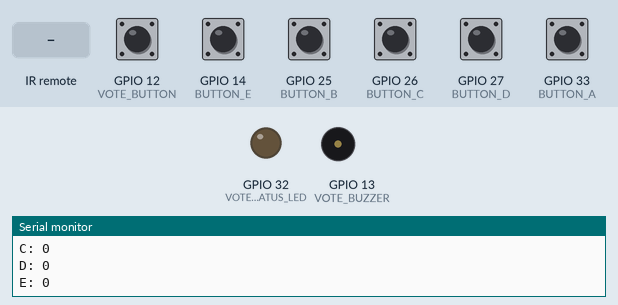
The sketch below on a simulated ESP8266 (NodeMCU). Shown: output pins drawn as LEDs (lit = HIGH), buzzer (waves = sounding, pin HIGH), the last lines printed to the serial monitor. The test bench sets the inputs (shaded band); at power-on: GPIO 12 (VOTE_BUTTON), GPIO 14 (BUTTON_E), GPIO 25 (BUTTON_B), GPIO 26 (BUTTON_C), GPIO 27 (BUTTON_D), GPIO 33 (BUTTON_A) HIGH. WiFi joins after 1.5 s; servers stay silent unless stated; the Firebase database answers and starts empty.

Above: at 3.4 s.
3.5 s: GPIO 12 (VOTE_BUTTON) pulled LOW for 0.15 s
At 4.6 s:
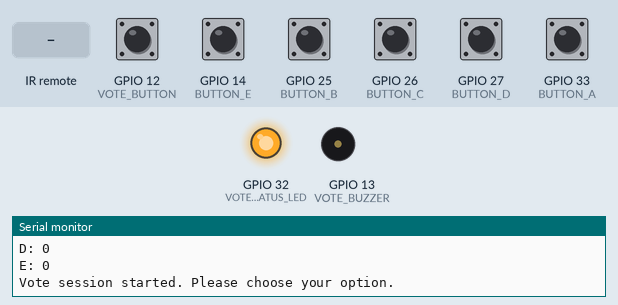
5.3 s: GPIO 14 (BUTTON_E) pulled LOW for 0.15 s
At 5.6 s:
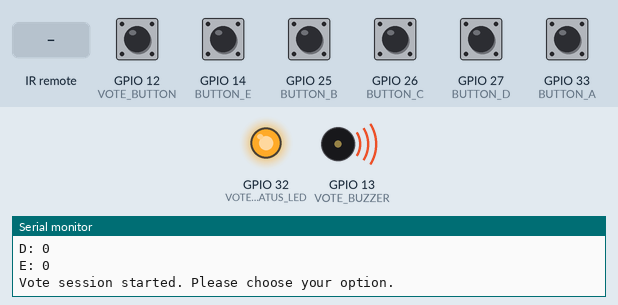
7.4 s: infrared code 0xFF30CF received
At 8.6 s:
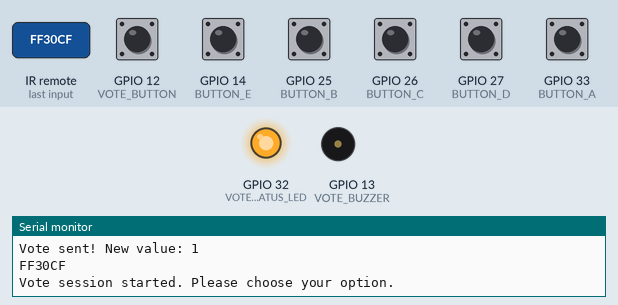
8.9 s: GPIO 25 (BUTTON_B) pulled LOW for 0.15 s
At 10.2 s:
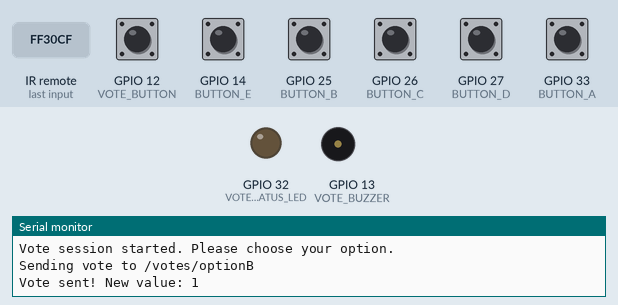
10.8 s: GPIO 12 (VOTE_BUTTON) pulled LOW for 1 s
At 12.5 s:
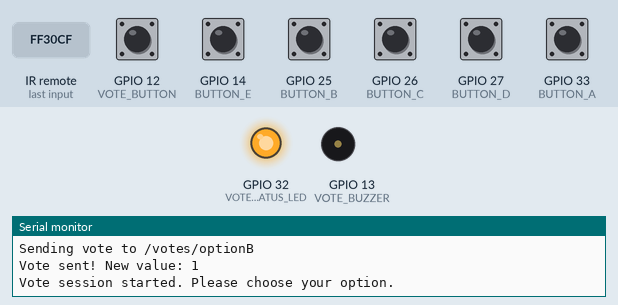
13.3 s: GPIO 26 (BUTTON_C) pulled LOW for 0.15 s
At 14.7 s:
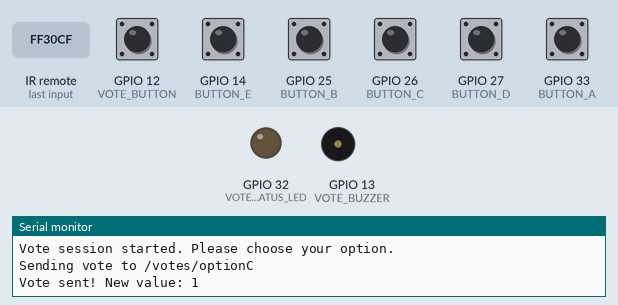
Timing chart, 0 to 16.2 s (numbered marks = the images above; inputs shaded):
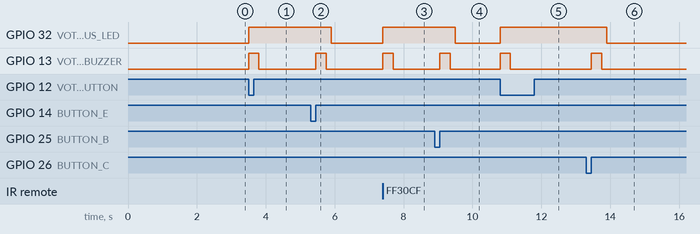

The sketch:

ESP32_Voting_Machine.ino
```cpp
#include <WiFi.h>
#include <FirebaseESP32.h>
#include <IRremoteESP8266.h>
#include <IRrecv.h>

// Wi-Fi credentials
#define WIFI_SSID "senior wing #2"
#define WIFI_PASSWORD "atl@2022"

// #define WIFI_SSID "ZTE-cz9JjE"
// #define WIFI_PASSWORD "pgh3pt6r"

// Firebase config
#define FIREBASE_HOST "esp32-cam-python-default-rtdb.firebaseio.com/"
#define FIREBASE_AUTH "jd04MpCh5jRrlrIfuI3LFVqgffengJMvIU4Ryynb"

// Button GPIOs
#define BUTTON_A 33
#define BUTTON_B 25
#define BUTTON_C 26
#define BUTTON_D 27
#define BUTTON_E 14
#define VOTE_BUTTON 12

// Feedback
#define VOTE_BUZZER 13
#define VOTE_STATUS_LED 32  // Voting status LED

IRrecv irrecv(35);
decode_results results;

// Vote counts
int voteA = 0, voteB = 0, voteC = 0, voteD = 0, voteE = 0;

// Voting control flag
bool canVote = false;

FirebaseData firebaseData;

void setup() {
  Serial.begin(115200);

  // Setup pins
  irrecv.enableIRIn();
  pinMode(BUTTON_A, INPUT_PULLUP);
  pinMode(BUTTON_B, INPUT_PULLUP);
  pinMode(BUTTON_C, INPUT_PULLUP);
  pinMode(BUTTON_D, INPUT_PULLUP);
  pinMode(BUTTON_E, INPUT_PULLUP);
  pinMode(VOTE_BUTTON, INPUT_PULLUP);
  pinMode(VOTE_BUZZER, OUTPUT);
  pinMode(VOTE_STATUS_LED, OUTPUT);
  digitalWrite(VOTE_STATUS_LED, LOW);  // LED off initially

  // WiFi
  WiFi.begin(WIFI_SSID, WIFI_PASSWORD);
  Serial.print("Connecting to Wi-Fi");
  while (WiFi.status() != WL_CONNECTED) {
    Serial.print(".");
    delay(300);
  }
  Serial.println("\nConnected to Wi-Fi!");

  // Firebase
  Firebase.begin(FIREBASE_HOST, FIREBASE_AUTH);
  Firebase.reconnectWiFi(true);

  // Load previous vote counts from Firebase
  getVoteData();
}

void loop() {
  // Unlock voting when VOTE_BUTTON is pressed
  if (digitalRead(VOTE_BUTTON) == LOW) {
    canVote = true;
    digitalWrite(VOTE_STATUS_LED, HIGH);
    Serial.println("Vote session started. Please choose your option.");
    buzz();
    waitRelease(VOTE_BUTTON);
  }

  if(irrecv.decode(&results)){
    Serial.println(results.value, HEX);
    if(results.value == 0xFF30CF){
      canVote = true;
      digitalWrite(VOTE_STATUS_LED, HIGH);
      Serial.println("Vote session started. Please choose your option.");
      buzz();
    }
    delay(1000);
    irrecv.resume();
  }

  if (canVote) {
    if (digitalRead(BUTTON_A) == LOW) {
      sendVote("/votes/optionA", voteA);
      finishVoting(BUTTON_A);
    } else if (digitalRead(BUTTON_B) == LOW) {
      sendVote("/votes/optionB", voteB);
      finishVoting(BUTTON_B);
    } else if (digitalRead(BUTTON_C) == LOW) {
      sendVote("/votes/optionC", voteC);
      finishVoting(BUTTON_C);
    } else if (digitalRead(BUTTON_D) == LOW) {
      sendVote("/votes/optionD", voteD);
      finishVoting(BUTTON_D);
    } else if (digitalRead(BUTTON_E) == LOW) {
      sendVote("/votes/optionE", voteE);
      finishVoting(BUTTON_E);
    }
  }
}

// Handle end of voting: disable voting, turn off LED, wait for button release
void finishVoting(int buttonPin) {
  canVote = false;
  digitalWrite(VOTE_STATUS_LED, LOW);
  waitRelease(buttonPin);
}

// Send vote to Firebase after fetching current count
void sendVote(String path, int &localVoteVar) {
  int currentValue = 0;

  // Get current vote count from Firebase
  if (Firebase.getInt(firebaseData, path)) {
    currentValue = firebaseData.intData();
  } else {
    Serial.println("Error fetching current vote: " + firebaseData.errorReason());
  }

  // Update local variable and Firebase
  localVoteVar = currentValue + 1;
  buzz();
  Serial.print("Sending vote to ");
  Serial.println(path);

  if (Firebase.setInt(firebaseData, path, localVoteVar)) {
    Serial.println("Vote sent! New value: " + String(localVoteVar));
  } else {
    Serial.print("Firebase Error: ");
    Serial.println(firebaseData.errorReason());
  }
}

// Load existing vote counts on startup
void getVoteData() {
  if (Firebase.getInt(firebaseData, "/votes/optionA"))
    voteA = firebaseData.intData();
  else
    voteA = 0;

  if (Firebase.getInt(firebaseData, "/votes/optionB"))
    voteB = firebaseData.intData();
  else
    voteB = 0;

  if (Firebase.getInt(firebaseData, "/votes/optionC"))
    voteC = firebaseData.intData();
  else
    voteC = 0;

  if (Firebase.getInt(firebaseData, "/votes/optionD"))
    voteD = firebaseData.intData();
  else
    voteD = 0;

  if (Firebase.getInt(firebaseData, "/votes/optionE"))
    voteE = firebaseData.intData();
  else
    voteE = 0;

  Serial.println("Vote counts synced from Firebase:");
  Serial.println("A: " + String(voteA));
  Serial.println("B: " + String(voteB));
  Serial.println("C: " + String(voteC));
  Serial.println("D: " + String(voteD));
  Serial.println("E: " + String(voteE));
}

// Buzzer feedback
void buzz() {
  digitalWrite(VOTE_BUZZER, HIGH);
  delay(300);
  digitalWrite(VOTE_BUZZER, LOW);
}

// Debounce button release
void waitRelease(int pin) {
  while (digitalRead(pin) == LOW);
  delay(200);
}
```

Measured:
- after the input at 3.5 s, GPIO 32 (VOTE_STATUS_LED): LOW → HIGH at once; GPIO 13 (VOTE_BUZZER): LOW → HIGH at once, → LOW 0.30 s later
- after the input at 5.3 s, GPIO 32 (VOTE_STATUS_LED): HIGH → LOW after 0.60 s; GPIO 13 (VOTE_BUZZER): LOW → HIGH after 0.15 s, → LOW 0.30 s later
- after the input at 7.4 s, GPIO 32 (VOTE_STATUS_LED): LOW → HIGH at once; GPIO 13 (VOTE_BUZZER): LOW → HIGH at once, → LOW 0.30 s later
- after the input at 8.9 s, GPIO 32 (VOTE_STATUS_LED): HIGH → LOW after 0.60 s; GPIO 13 (VOTE_BUZZER): LOW → HIGH after 0.15 s, → LOW 0.30 s later
- after the input at 10.8 s, GPIO 32 (VOTE_STATUS_LED): LOW → HIGH at once; GPIO 13 (VOTE_BUZZER): LOW → HIGH at once, → LOW 0.30 s later
- after the input at 13.3 s, GPIO 32 (VOTE_STATUS_LED): HIGH → LOW after 0.60 s; GPIO 13 (VOTE_BUZZER): LOW → HIGH after 0.15 s, → LOW 0.30 s later
